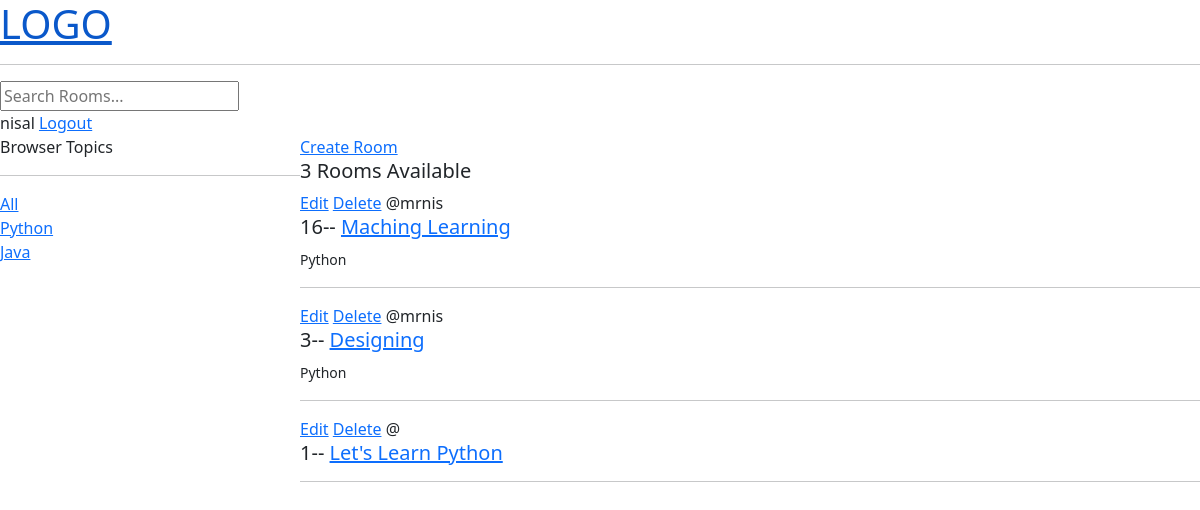
/?q=Python (signed in), run on the app's committed database.
### base/models.py (models this page shows, shortened)
class Topic(models.Model):
    name = models.CharField(max_length=200)

class Room(models.Model):
    host = models.ForeignKey(User, on_delete=models.SET_NULL, null=True)
    topic = models.ForeignKey(Topic, on_delete=models.SET_NULL, null=True)
    name = models.CharField(max_length=200)
    description = models.TextField(null=True, blank=True)
    updated = models.DateTimeField(auto_now=True)
    created = models.DateTimeField(auto_now_add=True)
    class Meta:
        ordering = ['-updated', '-created']

### base/views.py (the view)
# urls.py: path("", views.home, name='home'),
def home(request):
    q = request.GET.get('q') if request.GET.get('q') != None else ''
    rooms = models.Room.objects.filter(
        Q(topic__name__icontains=q) |
        Q(description__icontains=q) |
        Q(name__icontains=q) |
        Q(host__username__icontains=q))
    room_count = rooms.count()
    topics = models.Topic.objects.all()
    return render(request, 'base/home.html', context={'rooms': rooms, 'topics': topics, 'room_count': room_count})

### base/templates/base/home.html (shortened to what this page needs)
{% extends 'base.html' %}
{% block content %}
<div class="home-container">
    <div class="">
        Browser Topics
        <hr>
        <div>
            <a href="{% url 'home' %}">All</a>
        </div>
        {% for topic in topics %}
        <div>
            <a href="{% url 'home' %}?q={{topic.name}}">{{topic.name|title}}</a>
        </div>
        {% endfor %}
    </div>
    <div class="">
        <a href="{% url 'create-room' %}">Create Room</a>
        <h5>{{room_count}} Rooms Available</h5>
        <div class="">
            {% for room in rooms %}
            <a href="{% url 'update-room' room.id %}">Edit</a>
            <a href="{% url 'delete-room' room.id %}">Delete</a>
            <span>@{{room.host.username}}</span>
            <h5>{{room.id}}-- <a href="{% url 'room' room.id %}"> {{room.name}}</a></h5>
            <small>{{room.topic.name}}</small>
            <hr>
            {% endfor %}
        </div>
    </div>
</div>
{% endblock content %}

### templates/header.html
<a href="/">
    <h1>LOGO</h1>
</a>
<hr>
<form action="{% url 'home' %}" method="get">
    <input type="text" name="q" id="" placeholder="Search Rooms..." />
</form>
{% if request.user.is_authenticated %}
<span>{{request.user.username}}</span>
<a href="{% url 'logout' %}">Logout </a>
{% else %}
<a href=" {% url 'login' %}">Login</a>
{% endif %}

### base/templates/base/home.html (style rules this page uses)
.home-container { display: grid; grid-template-columns: 1fr 3fr; }

### data on the page
Topic: name "Python"
Topic: name "Java"
Room: host.username "mrnis", id "16", name "Maching Learning", topic.name "Python"
Room: host.username "mrnis", id "3", name "Designing", topic.name "Python"
Room: id "1", name "Let's Learn Python"

### other printed values
{{ request.user.username }} "nisal"
{{ room_count }} "3"
